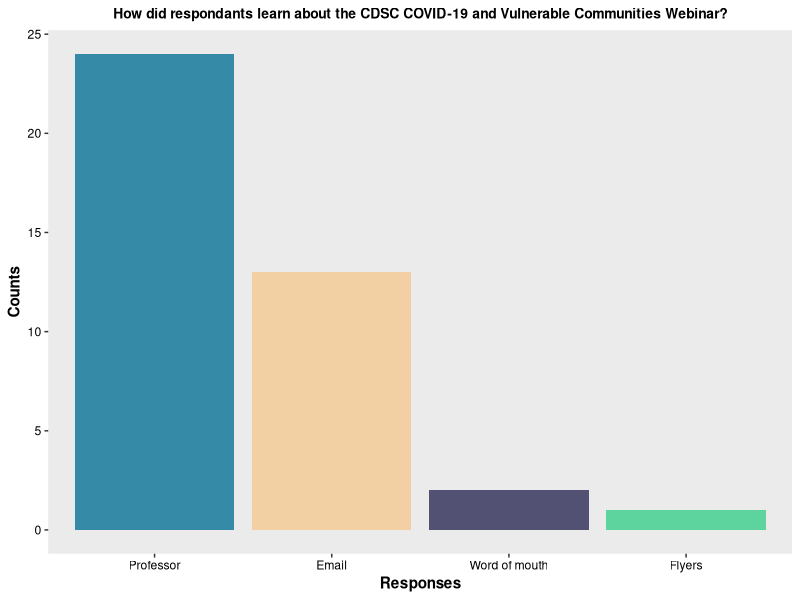
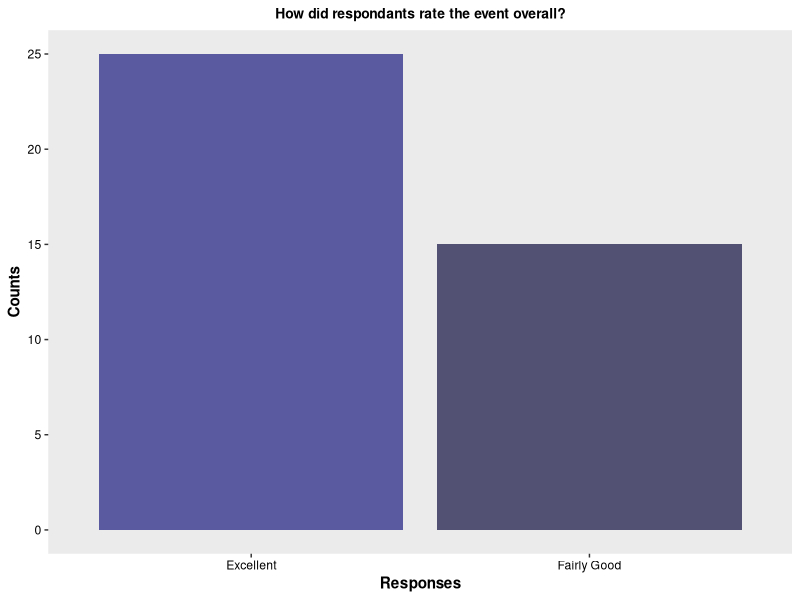
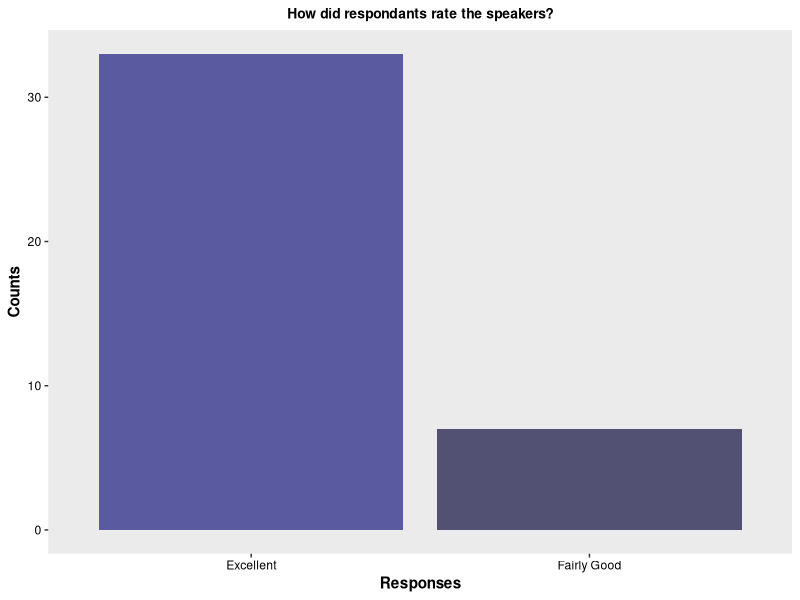
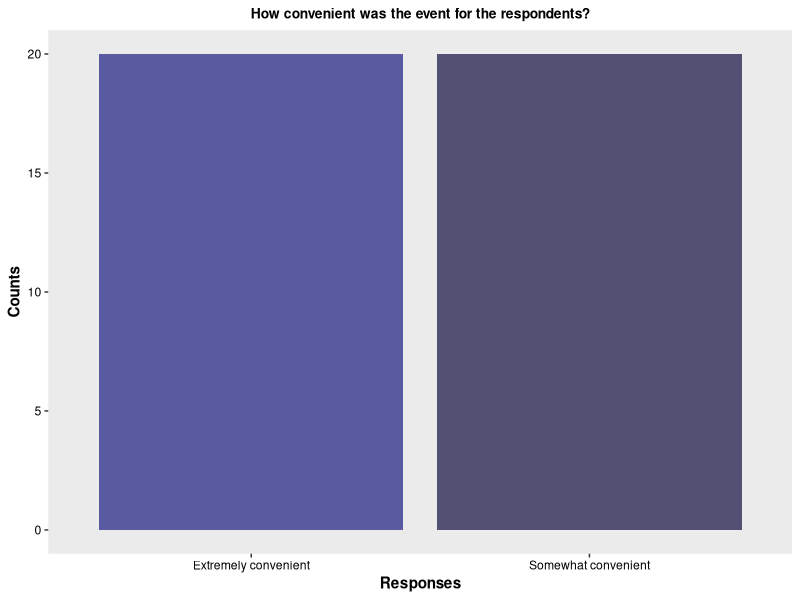
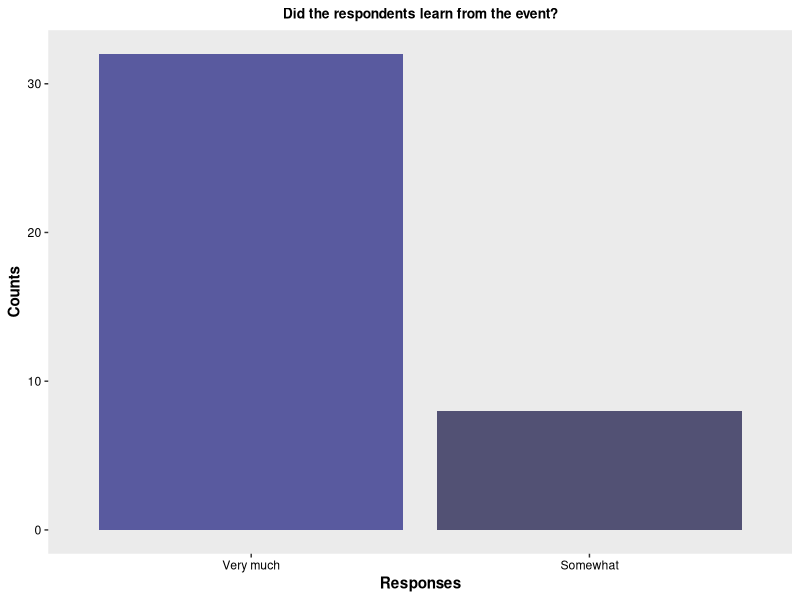
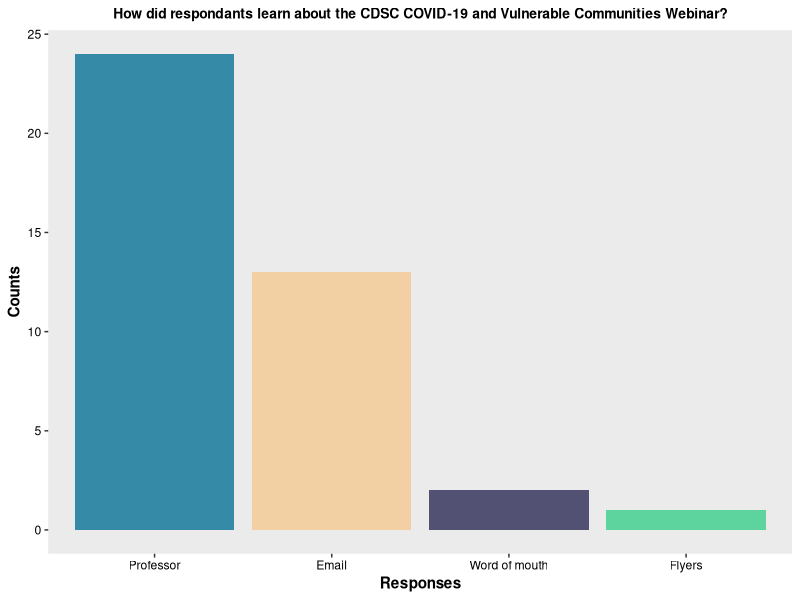
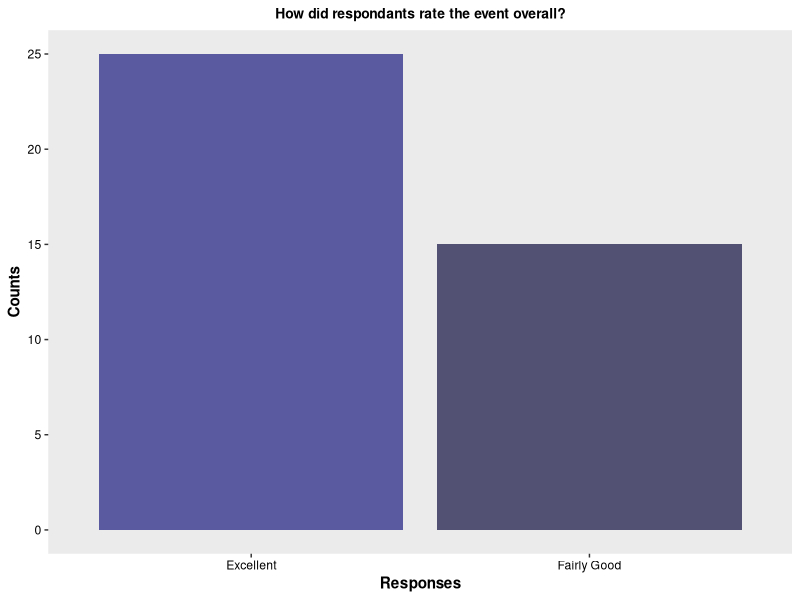
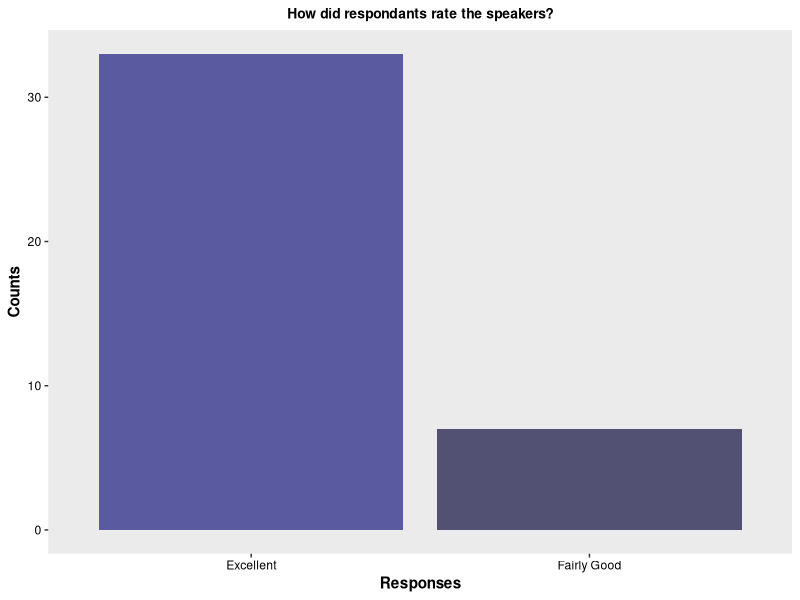

These charts were generated, in order, by the following R code:
#### COVID-19 and Vulnerable Communities ####
#### Created by: Vivian Vy Le ####
#### Updated on: 2022-08-07 ####

#### Load library ####
library(tidyverse)
library(here)
library(ggplot2)

#### Load data ####
vulnerable <- read_csv(here("Data", "vulnerable_communities_webinar.csv"))

#### View data ####
view(vulnerable)
glimpse(vulnerable)

#### data analysis ####
vulnerable_clean <- vulnerable %>%
  select(participants, overall_rating, speaker_rating, advertisement, event_timing, audience_learning) %>%
  rowwise() %>%
  mutate(advertisement_choices = str_split(advertisement, pattern = ";")) %>%
  ungroup() %>%
  unnest(advertisement_choices)
view(vulnerable_clean)

advertisement_data <- vulnerable_clean %>%
  count(advertisement_choices)
view(advertisement_data)

data <- vulnerable_clean %>%
  mutate(overall_rating = factor(overall_rating,
                                 levels = c("Excellent", "Fairly Good", "Not Good at All"))) %>%
  mutate(speaker_rating = factor(speaker_rating,
                                 levels = c("Excellent", "Fairly Good", "Not Good at All"))) %>%
  mutate(event_timing = factor(event_timing,
                               levels = c("Extremely convenient", "Somewhat convenient", "Not at all convenient"))) %>%
  mutate(audience_learning = factor(audience_learning,
                                    levels = c("Very much", "Somewhat", "Not much")))
view(data)          

overall_rate <- data %>%
  count(overall_rating)
overall_rate

speaker_rate <- data %>%
  count(speaker_rating)
speaker_rate

timing_data <- data %>%
  count(event_timing)

learning_data <- data %>%
  count(audience_learning)


#### plotting data ####
colorpal<- c("#F2D0A4", "#5DD39E", "#348AA7", "#525174", "#513B56", "#595A9F", "#9091AA")

advertisement_data %>%
  ggplot(aes(x = reorder(advertisement_choices, -n), y = n, fill = advertisement_choices)) +
  geom_col() +
  labs(title = "How did respondants learn about the CDSC COVID-19 and Vulnerable Communities Webinar?",
      x = "Responses",
      y = "Counts") +
  theme(plot.title = element_text(hjust = 0.5,
                                  size = 10,
                                  face = "bold"),
        axis.title = element_text(face = "bold"),
        axis.text.x = element_text(color = "#000000"),
        axis.text.y = element_text(color = "#000000"),
        panel.grid.major = element_blank(),
        panel.grid.minor = element_blank()) +
  scale_fill_manual(values = colorpal) +
  guides(fill = FALSE)
ggsave(here("Output", "2021-2022", "vulnerable_communities", "advertisement.png"), width = 8, height = 5)

overall_rate %>%
  ggplot(aes(x = reorder(overall_rating, -n), y = n, fill = overall_rating)) +
  geom_col() +
  labs(title = "How did respondants rate the event overall?",
       x = "Responses",
       y = "Counts") +
  theme(plot.title = element_text(hjust = 0.5,
                                  size = 10,
                                  face = "bold"),
        axis.title = element_text(face = "bold"),
        axis.text.x = element_text(color = "#000000"),
        axis.text.y = element_text(color = "#000000"),
        panel.grid.major = element_blank(),
        panel.grid.minor = element_blank()) +
  scale_fill_manual(values = c("#595A9F", "#525174", "#513B56")) +
  guides(fill = FALSE)
ggsave(here("Output", "2021-2022", "vulnerable_communities", "event_rating.png"), width = 6, height = 5)

speaker_rate %>%
  ggplot(aes(x = reorder(speaker_rating, -n), y = n, fill = speaker_rating)) +
  geom_col() +
  labs(title = "How did respondants rate the speakers?",
       x = "Responses",
       y = "Counts") +
  theme(plot.title = element_text(hjust = 0.5,
                                  size = 10,
                                  face = "bold"),
        axis.title = element_text(face = "bold"),
        axis.text.x = element_text(color = "#000000"),
        axis.text.y = element_text(color = "#000000"),
        panel.grid.major = element_blank(),
        panel.grid.minor = element_blank()) +
  scale_fill_manual(values = c("#595A9F", "#525174", "#513B56")) +
  guides(fill = FALSE)
ggsave(here("Output", "2021-2022", "vulnerable_communities", "speaker_rating.png"), width = 6, height = 5)


timing_data %>%
  ggplot(aes(x = reorder(event_timing, -n), y = n, fill = event_timing)) +
  geom_col() +
  labs(title = "How convenient was the event for the respondents?",
       x = "Responses",
       y = "Counts") +
  theme(plot.title = element_text(hjust = 0.5,
                                  size = 10,
                                  face = "bold"),
        axis.title = element_text(face = "bold"),
        axis.text.x = element_text(color = "#000000"),
        axis.text.y = element_text(color = "#000000"),
        panel.grid.major = element_blank(),
        panel.grid.minor = element_blank()) +
  scale_fill_manual(values = c("#595A9F", "#525174", "#513B56")) +
  guides(fill = FALSE)
ggsave(here("Output", "2021-2022", "vulnerable_communities", "convenience_of_event.png"), width = 6, height = 5)


learning_data %>%
  ggplot(aes(x = reorder(audience_learning, -n), y = n, fill = audience_learning)) +
  geom_col() +
  labs(title = "Did the respondents learn from the event?",
       x = "Responses",
       y = "Counts") +
  theme(plot.title = element_text(hjust = 0.5,
                                  size = 10,
                                  face = "bold"),
        axis.title = element_text(face = "bold"),
        axis.text.x = element_text(color = "#000000"),
        axis.text.y = element_text(color = "#000000"),
        panel.grid.major = element_blank(),
        panel.grid.minor = element_blank()) +
  scale_fill_manual(values = c("#595A9F", "#525174", "#513B56")) +
  guides(fill = FALSE)
ggsave(here("Output", "2021-2022", "vulnerable_communities", "audience_learning.png"), width = 6, height = 5)
